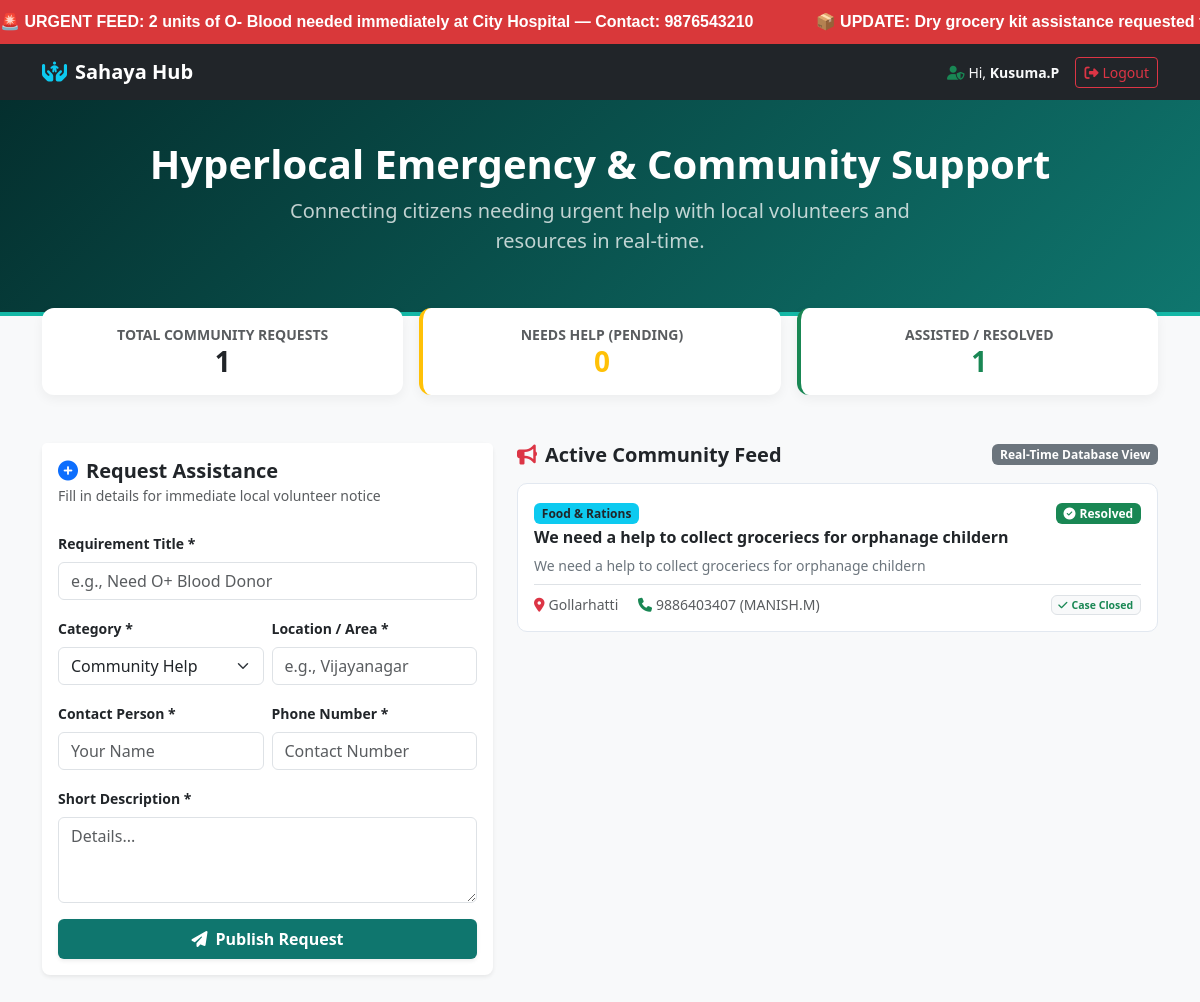
The app's page / (signed in) with its own data.
### hub/models.py (models this page shows, shortened)
class HelpRequest(models.Model):
    CATEGORY_CHOICES = [
        ('Medical Emergency', 'Medical Emergency'),
        ('Food & Rations', 'Food & Rations'),
        ('Elderly Support', 'Elderly Support'),
        ('Community Help', 'Community Help'),
    ]
    STATUS_CHOICES = [
        ('PENDING', 'Needs Help'),
        ('IN_PROGRESS', 'Volunteer Assigned'),
        ('RESOLVED', 'Resolved'),
    ]
    title = models.CharField(max_length=200)
    category = models.CharField(max_length=50, choices=CATEGORY_CHOICES, default='Community Help')
    location = models.CharField(max_length=150)
    contact_name = models.CharField(max_length=100)
    contact_phone = models.CharField(max_length=15)
    description = models.TextField()
    status = models.CharField(max_length=20, choices=STATUS_CHOICES, default='PENDING')
    created_at = models.DateTimeField(auto_now_add=True)

### hub/views.py (the view)
# urls.py: 2. Add a URL to urlpatterns:  path('', views.home, name='home')
def home(request):
    if request.method == 'POST':
        form = HelpRequestForm(request.POST)
        if form.is_valid():
            form.save()
            return redirect('home')
    else:
        form = HelpRequestForm()
    requests_list = HelpRequest.objects.all().order_by('-created_at')
    total_count = requests_list.count()
    pending_count = requests_list.filter(status='PENDING').count()
    resolved_count = requests_list.filter(status='RESOLVED').count()
    context = {
        'form': form,
        'requests': requests_list,
        'total_count': total_count,
        'pending_count': pending_count,
        'resolved_count': resolved_count,
    }
    return render(request, 'hub/index.html', context)

### hub/forms.py
class HelpRequestForm(forms.ModelForm):
    class Meta:
        model = HelpRequest
        fields = ['title', 'category', 'location', 'contact_name', 'contact_phone', 'description']
        widgets = {
            'title': forms.TextInput(attrs={'class': 'form-control', 'placeholder': 'e.g., Need O+ Blood Donor'}),
            'category': forms.Select(attrs={'class': 'form-select'}),
            'location': forms.TextInput(attrs={'class': 'form-control', 'placeholder': 'e.g., Vijayanagar'}),
            'contact_name': forms.TextInput(attrs={'class': 'form-control', 'placeholder': 'Your Name'}),
            'contact_phone': forms.TextInput(attrs={'class': 'form-control', 'placeholder': 'Contact Number'}),
            'description': forms.Textarea(attrs={'class': 'form-control', 'rows': 3, 'placeholder': 'Details...'}),
        }

### hub/templates/hub/index.html (shortened to what this page needs)
<!DOCTYPE html>
<html lang="en">
<head>
  <link href="https://cdn.jsdelivr.net/npm/bootstrap@5.3.3/dist/css/bootstrap.min.css" rel="stylesheet" />
  <link rel="stylesheet" href="https://cdnjs.cloudflare.com/ajax/libs/font-awesome/6.4.0/css/all.min.css" />
</head>
<body class="bg-light">
  <div style="width: 100%; background-color: #d9383a; color: white; overflow: hidden; white-space: nowrap; padding: 10px 0; font-weight: bold; font-family: Arial, sans-serif; box-sizing: border-box; z-index: 9999; position: relative;">
    <marquee scrollamount="6" behavior="scroll" direction="left">
      🚨 URGENT FEED: 2 units of O- Blood needed immediately at City Hospital — Contact: 9876543210 &nbsp;&nbsp;&nbsp;&nbsp;&nbsp;&nbsp;&nbsp;&nbsp;&nbsp;&nbsp;&nbsp;&nbsp; 📦 UPDATE: Dry grocery kit assistance requested for elderly couple in Vijayanagar
    </marquee>
  </div>
  <nav class="navbar navbar-expand-lg navbar-dark bg-dark sticky-top">
    <div class="container d-flex justify-content-between align-items-center">
      <a class="navbar-brand fw-bold" href="{% url 'home' %}">
        <i class="fa-solid fa-hands-holding-child text-info me-2"></i>Sahaya Hub
      </a>
      <div class="d-flex align-items-center gap-2">
        {% if user.is_authenticated %}
          <span class="text-light small me-2">
            <i class="fa-solid fa-user-shield text-success me-1"></i>Hi, <strong>{{ user.username }}</strong>
          </span>
          <a href="{% url 'logout' %}" class="btn btn-sm btn-outline-danger">
            <i class="fa-solid fa-right-from-bracket me-1"></i>Logout
          </a>
        {% endif %}
      </div>
    </div>
  </nav>
  <div class="hero-banner text-center">
    <div class="container">
      <h1 class="display-6 fw-bold">Hyperlocal Emergency & Community Support</h1>
      <p class="lead opacity-75 mx-auto" style="max-width: 620px;">
        Connecting citizens needing urgent help with local volunteers and resources in real-time.
      </p>
    </div>
  </div>
  <div class="container" style="margin-top: -24px;">
    <div class="row g-3">
      <div class="col-md-4">
        <div class="card stat-card p-3 text-center bg-white">
          <small class="text-muted fw-bold text-uppercase">Total Community Requests</small>
          <h3 class="fw-bold text-dark mb-0">{{ total_count|default:"0" }}</h3>
        </div>
      </div>
      <div class="col-md-4">
        <div class="card stat-card p-3 text-center bg-white border-start border-warning border-4">
          <small class="text-muted fw-bold text-uppercase">Needs Help (Pending)</small>
          <h3 class="fw-bold text-warning mb-0">{{ pending_count|default:"0" }}</h3>
        </div>
      </div>
      <div class="col-md-4">
        <div class="card stat-card p-3 text-center bg-white border-start border-success border-4">
          <small class="text-muted fw-bold text-uppercase">Assisted / Resolved</small>
          <h3 class="fw-bold text-success mb-0">{{ resolved_count|default:"0" }}</h3>
        </div>
      </div>
    </div>
  </div>
  <div class="container my-5">
    <div class="row g-4">
      <div class="col-lg-5">
        <div class="card border-0 shadow-sm rounded-3">
          <div class="card-header bg-white border-0 pt-3">
            <h5 class="fw-bold text-dark mb-0">
              <i class="fa-solid fa-circle-plus text-primary me-2"></i>Request Assistance
            </h5>
            <small class="text-muted">Fill in details for immediate local volunteer notice</small>
          </div>
          <div class="card-body">
            <form method="POST" action="{% url 'home' %}">
              <div class="mb-3">
                <label class="form-label small fw-semibold">Requirement Title *</label>
                {{ form.title }}
              </div>
              <div class="row g-2 mb-3">
                <div class="col-6">
                  <label class="form-label small fw-semibold">Category *</label>
                  {{ form.category }}
                </div>
                <div class="col-6">
                  <label class="form-label small fw-semibold">Location / Area *</label>
                  {{ form.location }}
                </div>
              </div>
              <div class="row g-2 mb-3">
                <div class="col-6">
                  <label class="form-label small fw-semibold">Contact Person *</label>
                  {{ form.contact_name }}
                </div>
                <div class="col-6">
                  <label class="form-label small fw-semibold">Phone Number *</label>
                  {{ form.contact_phone }}
                </div>
              </div>
              <div class="mb-3">
                <label class="form-label small fw-semibold">Short Description *</label>
                {{ form.description }}
              </div>
              <button type="submit" class="btn w-100 text-white fw-bold py-2 shadow-sm" style="background-color: var(--primary-teal); border:none;">
                <i class="fa-solid fa-paper-plane me-2"></i>Publish Request
              </button>
            </form>
          </div>
        </div>
      </div>
      <div class="col-lg-7">
        <div class="d-flex justify-content-between align-items-center mb-3">
          <h5 class="fw-bold mb-0 text-dark">
            <i class="fa-solid fa-bullhorn text-danger me-2"></i>Active Community Feed
          </h5>
          <span class="badge bg-secondary">Real-Time Database View</span>
        </div>
        <div id="feedContainer">
          {% for item in requests %}
          <div class="card card-request bg-white p-3 mb-3">
            <div class="d-flex justify-content-between align-items-start mb-2">
              <div>
                <span class="badge bg-info text-dark mb-1">{{ item.category }}</span>
                <h6 class="fw-bold mb-0 text-dark">{{ item.title }}</h6>
              </div>
              <div>
                {% if item.status == 'PENDING' %}
                  <span class="badge bg-warning text-dark"><i class="fa-solid fa-clock me-1"></i>Needs Help</span>
                {% elif item.status == 'IN_PROGRESS' %}
                  <span class="badge bg-primary"><i class="fa-solid fa-handshake me-1"></i>Volunteer Assigned</span>
                {% else %}
                  <span class="badge bg-success"><i class="fa-solid fa-check-circle me-1"></i>Resolved</span>
                {% endif %}
              </div>
            </div>
            <p class="text-secondary small mb-2">{{ item.description }}</p>
            <div class="d-flex flex-wrap justify-content-between align-items-center pt-2 border-top small text-muted">
              <div>
                <span><i class="fa-solid fa-location-dot text-danger me-1"></i>{{ item.location }}</span>
                <span class="ms-3"><i class="fa-solid fa-phone text-success me-1"></i>{{ item.contact_phone }} ({{ item.contact_name }})</span>
              </div>
              <div class="mt-2 mt-sm-0">
                {% if item.status == 'PENDING' %}
                  <a href="{% url 'update_status' item.id %}" class="btn btn-sm btn-outline-success">
                    <i class="fa-solid fa-hand me-1"></i>I Can Help
                  </a>
                {% elif item.status == 'IN_PROGRESS' %}
                  <a href="{% url 'update_status' item.id %}" class="btn btn-sm btn-outline-primary">
                    <i class="fa-solid fa-check-double me-1"></i>Mark Resolved
                  </a>
                {% else %}
                  <span class="badge bg-light text-success fw-bold border"><i class="fa-solid fa-check me-1"></i>Case Closed</span>
                {% endif %}
              </div>
            </div>
          </div>
          {% endfor %}
        </div>
      </div>
    </div>
  </div>
</body>
</html>

### hub/templates/hub/index.html (style rules this page uses)
:root { --primary-teal: #0f766e; --secondary-teal: #14b8a6; }
.hero-banner { background: linear-gradient(135deg, #042f2e 0%, #0f766e 100%); color: white; padding: 40px 0; border-bottom: 4px solid var(--secondary-teal); }
.stat-card { border-radius: 12px; border: none; box-shadow: 0 4px 12px rgba(0, 0, 0, 0.05); transition: transform 0.2s; }
.card-request { border-radius: 10px; border: 1px solid #e2e8f0; transition: all 0.2s; }

### records on screen
HelpRequest: category "Food & Rations", title "We need a help to collect groceriecs for orphanage childern", status "Resolved", description "We need a help to collect groceriecs for orphanage childern", location "Gollarhatti", contact_phone "9886403407", contact_name "MANISH.M"

### other values on screen
{{ user.username }} "Kusuma.P"
{{ total_count|default:"0" }} "1"
{{ pending_count|default:"0" }} "0"
{{ resolved_count|default:"0" }} "1"
